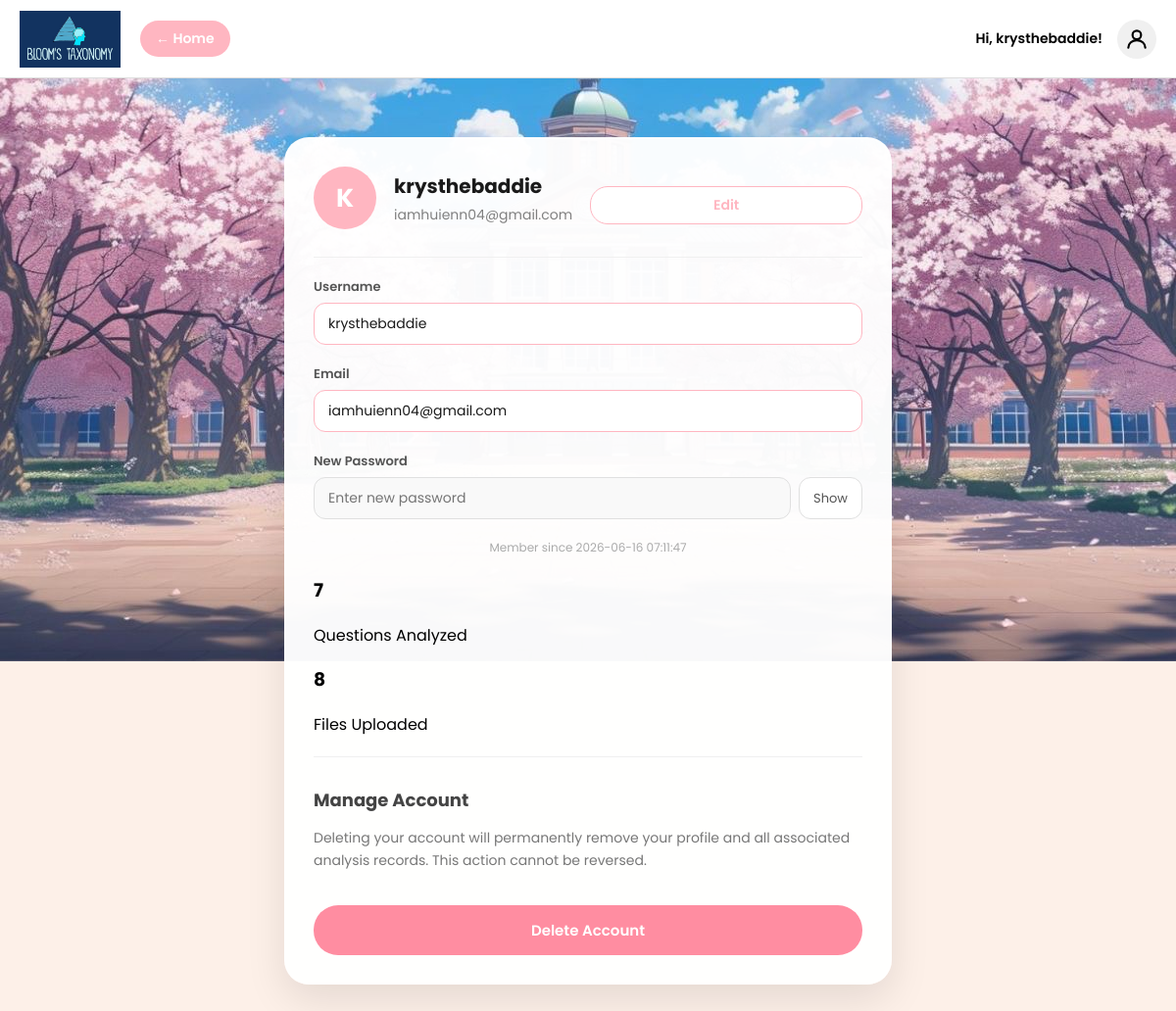
Screenshot of /profile (signed in) with the database file from the repository.
### tables this page shows
CREATE TABLE users (
    id INTEGER PRIMARY KEY AUTOINCREMENT,
    username TEXT UNIQUE NOT NULL,
    email TEXT UNIQUE NOT NULL,
    password_hash TEXT NOT NULL,
    created_at TIMESTAMP DEFAULT CURRENT_TIMESTAMP
, is_verified INTEGER DEFAULT 0, verification_code TEXT, reset_token TEXT, reset_token_expiry TEXT);

### routes/auth_routes.py (the view)
@app.route("/profile")
def profile():
    if "user_id" not in session:
        return redirect("/login")
    conn = get_db_connection()
    user = conn.execute(
        "SELECT * FROM users WHERE id = ?",
        (session["user_id"],)
    ).fetchone()
    question_count = conn.execute(
    """
    SELECT COUNT(*)
    FROM questions
    WHERE lecturer_id = ?
    """,
    (session["user_id"],)
    ).fetchone()[0]
    file_count = conn.execute(
    """
    SELECT COUNT(*)
    FROM uploaded_files
    WHERE lecturer_id = ?
    """,
    (session["user_id"],)
    ).fetchone()[0]
    conn.close()
    if not user:
        return redirect("/login")
    session["username"] = user["username"]
    session["email"] = user["email"]
    session["created_at"] = user["created_at"]
    return render_template(
    "profile.html",
    question_count=question_count,
    file_count=file_count
    )

### Database/db.py (called while the page is built)
def get_db_connection():
    conn = sqlite3.connect(DATABASE)
    conn.row_factory = sqlite3.Row
    return conn

### templates/profile.html (shortened to what this page needs)
<!DOCTYPE html>
<html>
<head>
    <link rel="stylesheet" href="{{ url_for('static', filename='style.css') }}">
    <link rel="stylesheet" href="{{ url_for('static', filename='profile.css') }}">
</head>
<body>
<div class="navbar">
    <div class="logo">
        <img src="{{ url_for('static', filename='logo.jpg') }}" alt="Logo">
    </div>
    <a href="/" class="back-home">← Home</a>
    <div class="user-menu">
        {% if session.get('username') %}
        <span class="user-greeting">Hi, {{ session['username'] }}!</span>
        {% endif %}
        <div class="user-icon" onclick="toggleDropdown()">
            <svg xmlns="http://www.w3.org/2000/svg" width="26" height="26" viewBox="0 0 24 24" fill="none" stroke="currentColor" stroke-width="2" stroke-linecap="round" stroke-linejoin="round">
                <circle cx="12" cy="8" r="4"/>
                <path d="M4 20c0-4 3.6-7 8-7s8 3 8 7"/>
            </svg>
        </div>
    </div>
</div>
<div class="profile-wrapper">
    <div class="profile-card">
        <div class="profile-header">
            <div class="avatar-circle">
                {{ session.get('username', 'U')[0].upper() }}
            </div>
            <div class="profile-header-info">
                <h2>{{ session.get('username', 'User') }}</h2>
                <p>{{ session.get('email', '') }}</p>
            </div>
            <button class="edit-btn" id="editBtn" onclick="toggleEdit()">Edit</button>
        </div>
        <div class="profile-divider"></div>
        <form action="/profile/update" method="POST" id="profileForm">
            <div class="profile-fields">
                <div class="field-group">
                    <label>Username</label>
                    <input type="text" name="username" value="{{ session.get('username', '') }}" id="usernameInput" readonly>
                </div>
                <div class="field-group">
                    <label>Email</label>
                    <input type="email" name="email" value="{{ session.get('email', '') }}" id="emailInput" readonly>
                </div>
                <div class="field-group">
                    <label>New Password</label>
                    <div class="password-wrap">
                        <input type="password" name="password" placeholder="Enter new password" id="passwordInput" disabled>
                        <button type="button" class="toggle-pw" onclick="togglePassword()">Show</button>
                    </div>
                </div>
            </div>
        </form>
                <p class="member-since">
            Member since {{ session.get('created_at', '') }}
        </p>
        <div class="profile-stats">
            <div class="stat-box">
                <h3>{{ question_count }}</h3>
                <p>Questions Analyzed</p>
            </div>
            <div class="stat-box">
                <h3>{{ file_count }}</h3>
                <p>Files Uploaded</p>
            </div>
        </div>
       <div class="profile-divider"></div>
       <div class="account-section">
       <h3>Manage Account</h3>
       <p class="account-note">
        Deleting your account will permanently remove your profile and all associated analysis records.
        This action cannot be reversed.
       </p>
       <form action="/delete_account"
          method="POST"
          onsubmit="return confirm('Are you sure you want to delete your account? This action cannot be undone.');">
        <button type="submit" class="delete-account-btn">
            Delete Account
        </button>
    </form>
</div>
</body>
</html>

### static/style.css (style rules this page uses)
body { margin: 0; font-family: 'Poppins', sans-serif; background-image: url("/static/schoolll.JPG"); background-size: 100% auto; background-repeat: no-repeat; background-position: top center; background-color: #fdf0e8; min-height: 100vh; }
.navbar { display: flex; justify-content: space-between; align-items: center; height: 80px; padding: 0 20px; background: #ffffff; border-bottom: 1px solid #ddd; box-sizing: border-box; }
.logo { display: flex; align-items: center; height: 100%; }
.logo img { height: 58px; width: auto; display: block; }
.user-menu { position: relative; display: flex; align-items: center; gap: 15px; margin-left: auto; }
.user-greeting { font-size: 14px; font-weight: 600; white-space: nowrap; }
.user-icon { width: 40px; height: 40px; border-radius: 50%; background: #f0f0f0; display: flex; justify-content: center; align-items: center; cursor: pointer; transition: background 0.2s; }
button { margin-top: 15px; width: 100%; padding: 12px; border-radius: 20px; border: none; background: black; color: white; font-size: 14px; cursor: pointer; }

### static/profile.css (style rules this page uses)
.profile-wrapper { display: flex; justify-content: center; align-items: flex-start; padding: 60px 20px; min-height: calc(100vh - 80px); }
.profile-card { background: rgba(255, 255, 255, 0.97); border-radius: 25px; box-shadow: 0 15px 40px rgba(0,0,0,0.1); padding: 30px; width: 100%; max-width: 560px; }
.profile-header { display: flex; align-items: center; gap: 18px; margin-bottom: 28px; }
.avatar-circle { width: 64px; height: 64px; border-radius: 50%; background: #FFB6C1; color: white; font-size: 26px; font-weight: 700; display: flex; align-items: center; justify-content: center; flex-shrink: 0; }
.profile-header-info { flex: 1; }
.profile-header-info h2 { margin: 0 0 4px; font-size: 20px; font-weight: 700; color: #1a1a1a; }
.profile-header-info p { margin: 0; font-size: 14px; color: gray; }
.edit-btn { padding: 8px 22px; border-radius: 18px; border: 1px solid #FFB6C1; background: white; color: #FFB6C1; font-size: 14px; font-weight: 600; cursor: pointer; font-family: 'Poppins', sans-serif; transition: all 0.2s; }
.profile-divider { border: none; border-top: 1px solid #f0f0f0; margin: 20px 0; }
.profile-fields { display: flex; flex-direction: column; gap: 20px; margin-bottom: 10px; }
.field-group { display: flex; flex-direction: column; gap: 6px; }
.field-group label { font-size: 13px; font-weight: 600; color: #555; }
.field-group input { padding: 10px 14px; border: 1px solid #e0e0e0; border-radius: 12px; font-size: 14px; font-family: 'Poppins', sans-serif; background: #f9f9f9; color: #1a1a1a; outline: none; transition: border 0.2s; box-sizing: border-box; }
.field-group input:disabled { background: #f9f9f9; color: #888; cursor: default; }
.field-group input:not(:disabled) { background: white; border-color: #FFB6C1; }
.password-wrap { display: flex; gap: 8px; }
.password-wrap input { flex: 1; margin: 0; }
.toggle-pw { padding: 10px 14px; border-radius: 12px; border: 1px solid #e0e0e0; background: white; font-size: 13px; cursor: pointer; font-family: 'Poppins', sans-serif; color: #555; white-space: nowrap; box-sizing: border-box; line-height: normal; }
.member-since { font-size: 12px; color: #aaa; text-align: center; margin: 20px 0; }
.back-home { display: inline-flex; align-items: center; gap: 6px; padding: 8px 16px; border-radius: 20px; background: #FFB6C1; color: white; font-size: 14px; font-weight: 600; text-decoration: none; font-family: 'Poppins', sans-serif; transition: background 0.2s; }
.navbar { justify-content: flex-start; gap: 20px; }
.user-menu { margin-left: auto; }
.account-section { margin-top: 30px; }
.account-section h3 { color: #444; font-size: 18px; font-weight: 700; margin-bottom: 10px; }
.account-note { color: #777; font-size: 14px; line-height: 1.6; margin-bottom: 20px; }
.delete-account-btn { width: 100%; padding: 14px; border: none; border-radius: 25px; background: #ff8da1; color: white; font-family: 'Poppins', sans-serif; font-size: 15px; font-weight: 600; cursor: pointer; transition: 0.3s ease; }
.toggle-pw { width: auto !important; margin-top: 0 !important; padding: 10px 14px !important; border-radius: 12px !important; }

### rows the page displays
users: username "krysthebaddie", get "K", get "krysthebaddie", get "iamhuienn04@gmail.com", email "iamhuienn04@gmail.com", get "2026-06-16 07:11:47"

### other values shown
{{ question_count }} "7"
{{ file_count }} "8"
